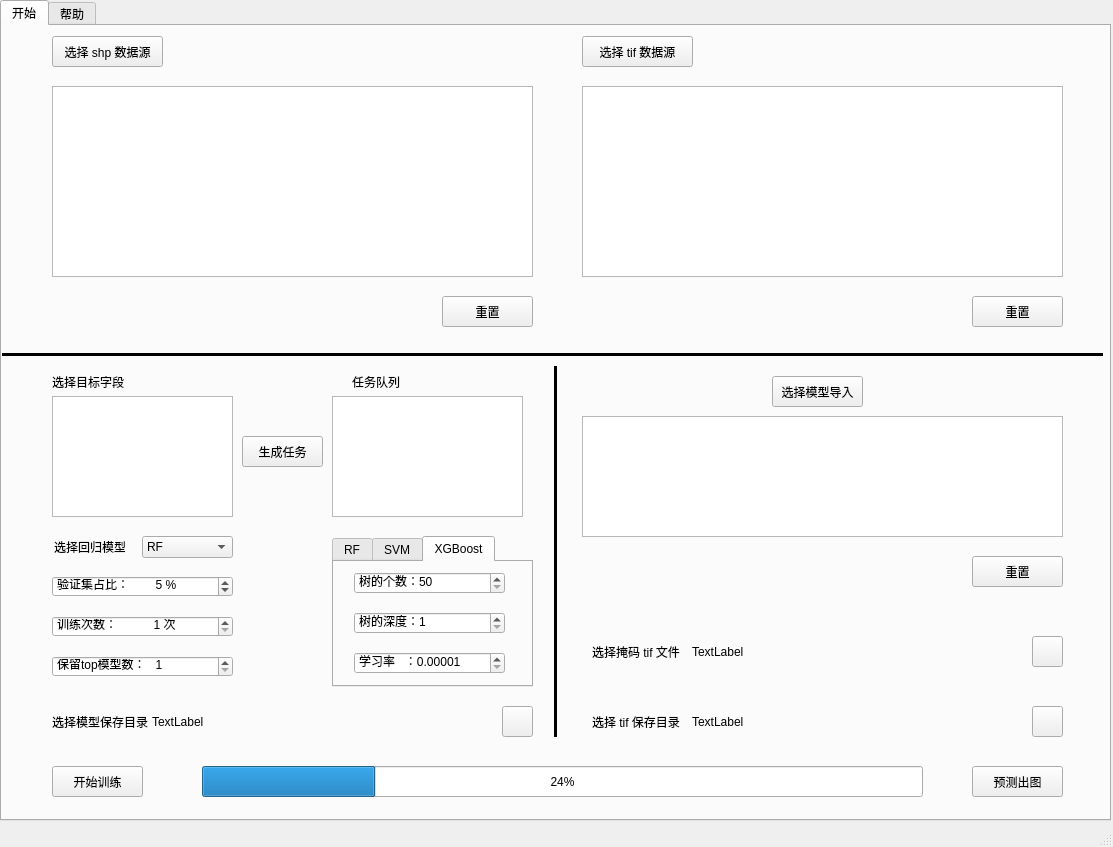
<?xml version="1.0" encoding="UTF-8"?>
<ui version="4.0">
 <class>mainWindow</class>
 <widget class="QMainWindow" name="mainWindow">
  <property name="geometry">
   <rect>
    <x>0</x>
    <y>0</y>
    <width>1113</width>
    <height>847</height>
   </rect>
  </property>
  <property name="windowTitle">
   <string>系统原型</string>
  </property>
  <property name="windowIcon">
   <iconset>
    <normaloff>C:/Users/MTF/.designer/resource/global.png</normaloff>C:/Users/MTF/.designer/resource/global.png</iconset>
  </property>
  <widget class="QWidget" name="centralwidget">
   <widget class="QTabWidget" name="tabWidget">
    <property name="geometry">
     <rect>
      <x>0</x>
      <y>0</y>
      <width>1111</width>
      <height>821</height>
     </rect>
    </property>
    <property name="currentIndex">
     <number>0</number>
    </property>
    <widget class="QWidget" name="tab_1">
     <attribute name="title">
      <string>开始</string>
     </attribute>
     <widget class="Line" name="line_1">
      <property name="geometry">
       <rect>
        <x>0</x>
        <y>320</y>
        <width>1101</width>
        <height>16</height>
       </rect>
      </property>
      <property name="frameShadow">
       <enum>QFrame::Plain</enum>
      </property>
      <property name="lineWidth">
       <number>3</number>
      </property>
      <property name="orientation">
       <enum>Qt::Horizontal</enum>
      </property>
     </widget>
     <widget class="Line" name="line_2">
      <property name="geometry">
       <rect>
        <x>543</x>
        <y>340</y>
        <width>20</width>
        <height>371</height>
       </rect>
      </property>
      <property name="frameShadow">
       <enum>QFrame::Plain</enum>
      </property>
      <property name="lineWidth">
       <number>3</number>
      </property>
      <property name="orientation">
       <enum>Qt::Vertical</enum>
      </property>
     </widget>
     <widget class="QPushButton" name="pushButton_1">
      <property name="geometry">
       <rect>
        <x>50</x>
        <y>10</y>
        <width>111</width>
        <height>31</height>
       </rect>
      </property>
      <property name="text">
       <string>选择 shp 数据源</string>
      </property>
     </widget>
     <widget class="QPushButton" name="pushButton_2">
      <property name="geometry">
       <rect>
        <x>580</x>
        <y>10</y>
        <width>111</width>
        <height>31</height>
       </rect>
      </property>
      <property name="text">
       <string>选择 tif 数据源</string>
      </property>
     </widget>
     <widget class="QListWidget" name="listWidget_1">
      <property name="geometry">
       <rect>
        <x>50</x>
        <y>60</y>
        <width>481</width>
        <height>191</height>
       </rect>
      </property>
     </widget>
     <widget class="QPushButton" name="pushButton_3">
      <property name="geometry">
       <rect>
        <x>440</x>
        <y>270</y>
        <width>91</width>
        <height>31</height>
       </rect>
      </property>
      <property name="text">
       <string>重置</string>
      </property>
     </widget>
     <widget class="QPushButton" name="pushButton_4">
      <property name="geometry">
       <rect>
        <x>970</x>
        <y>270</y>
        <width>91</width>
        <height>31</height>
       </rect>
      </property>
      <property name="text">
       <string>重置</string>
      </property>
     </widget>
     <widget class="QListWidget" name="listWidget_2">
      <property name="geometry">
       <rect>
        <x>580</x>
        <y>60</y>
        <width>481</width>
        <height>191</height>
       </rect>
      </property>
     </widget>
     <widget class="QLabel" name="label1">
      <property name="geometry">
       <rect>
        <x>50</x>
        <y>340</y>
        <width>81</width>
        <height>31</height>
       </rect>
      </property>
      <property name="text">
       <string>选择目标字段</string>
      </property>
     </widget>
     <widget class="QListWidget" name="listWidget_3">
      <property name="geometry">
       <rect>
        <x>50</x>
        <y>370</y>
        <width>181</width>
        <height>121</height>
       </rect>
      </property>
     </widget>
     <widget class="QPushButton" name="pushButton_5">
      <property name="geometry">
       <rect>
        <x>240</x>
        <y>410</y>
        <width>81</width>
        <height>31</height>
       </rect>
      </property>
      <property name="text">
       <string>生成任务</string>
      </property>
     </widget>
     <widget class="QListWidget" name="listWidget_4">
      <property name="geometry">
       <rect>
        <x>330</x>
        <y>370</y>
        <width>191</width>
        <height>121</height>
       </rect>
      </property>
     </widget>
     <widget class="QLabel" name="label_2">
      <property name="geometry">
       <rect>
        <x>350</x>
        <y>340</y>
        <width>81</width>
        <height>31</height>
       </rect>
      </property>
      <property name="text">
       <string>任务队列</string>
      </property>
     </widget>
     <widget class="QComboBox" name="comboBox">
      <property name="geometry">
       <rect>
        <x>140</x>
        <y>510</y>
        <width>91</width>
        <height>22</height>
       </rect>
      </property>
      <item>
       <property name="text">
        <string>RF</string>
       </property>
      </item>
      <item>
       <property name="text">
        <string>SVM</string>
       </property>
      </item>
      <item>
       <property name="text">
        <string>XGBoost</string>
       </property>
      </item>
     </widget>
     <widget class="QLabel" name="label_3">
      <property name="geometry">
       <rect>
        <x>52</x>
        <y>505</y>
        <width>71</width>
        <height>31</height>
       </rect>
      </property>
      <property name="text">
       <string>选择回归模型</string>
      </property>
     </widget>
     <widget class="QTabWidget" name="tabWidget_2">
      <property name="geometry">
       <rect>
        <x>330</x>
        <y>510</y>
        <width>201</width>
        <height>151</height>
       </rect>
      </property>
      <property name="currentIndex">
       <number>2</number>
      </property>
      <widget class="QWidget" name="tab_21">
       <attribute name="title">
        <string>RF</string>
       </attribute>
       <widget class="QSpinBox" name="spinBox_1">
        <property name="geometry">
         <rect>
          <x>20</x>
          <y>10</y>
          <width>151</width>
          <height>22</height>
         </rect>
        </property>
        <property name="prefix">
         <string>树的个数：</string>
        </property>
        <property name="minimum">
         <number>50</number>
        </property>
        <property name="maximum">
         <number>2000</number>
        </property>
        <property name="singleStep">
         <number>50</number>
        </property>
       </widget>
       <widget class="QSpinBox" name="spinBox_2">
        <property name="geometry">
         <rect>
          <x>20</x>
          <y>50</y>
          <width>151</width>
          <height>22</height>
         </rect>
        </property>
        <property name="prefix">
         <string>最大特征数：</string>
        </property>
        <property name="minimum">
         <number>1</number>
        </property>
       </widget>
       <widget class="QSpinBox" name="spinBox_3">
        <property name="geometry">
         <rect>
          <x>20</x>
          <y>90</y>
          <width>151</width>
          <height>22</height>
         </rect>
        </property>
        <property name="prefix">
         <string>树的深度：</string>
        </property>
        <property name="minimum">
         <number>1</number>
        </property>
       </widget>
      </widget>
      <widget class="QWidget" name="tab_22">
       <attribute name="title">
        <string>SVM</string>
       </attribute>
       <widget class="QComboBox" name="comboBox_2">
        <property name="geometry">
         <rect>
          <x>80</x>
          <y>10</y>
          <width>91</width>
          <height>22</height>
         </rect>
        </property>
        <item>
         <property name="text">
          <string>rbf</string>
         </property>
        </item>
        <item>
         <property name="text">
          <string>linear</string>
         </property>
        </item>
       </widget>
       <widget class="QLabel" name="label_4">
        <property name="geometry">
         <rect>
          <x>20</x>
          <y>10</y>
          <width>41</width>
          <height>21</height>
         </rect>
        </property>
        <property name="text">
         <string>kernel：</string>
        </property>
       </widget>
       <widget class="QLabel" name="label_5">
        <property name="geometry">
         <rect>
          <x>20</x>
          <y>50</y>
          <width>61</width>
          <height>21</height>
         </rect>
        </property>
        <property name="text">
         <string>gamma：</string>
        </property>
       </widget>
       <widget class="QComboBox" name="comboBox_3">
        <property name="geometry">
         <rect>
          <x>80</x>
          <y>50</y>
          <width>91</width>
          <height>22</height>
         </rect>
        </property>
        <item>
         <property name="text">
          <string>scale</string>
         </property>
        </item>
        <item>
         <property name="text">
          <string>auto</string>
         </property>
        </item>
       </widget>
       <widget class="QDoubleSpinBox" name="doubleSpinBox_1">
        <property name="geometry">
         <rect>
          <x>20</x>
          <y>90</y>
          <width>151</width>
          <height>22</height>
         </rect>
        </property>
        <property name="prefix">
         <string>C：          </string>
        </property>
        <property name="suffix">
         <string/>
        </property>
        <property name="decimals">
         <number>5</number>
        </property>
        <property name="minimum">
         <double>0.000000000000000</double>
        </property>
        <property name="maximum">
         <double>99.999989999999997</double>
        </property>
       </widget>
      </widget>
      <widget class="QWidget" name="tab_23">
       <attribute name="title">
        <string>XGBoost</string>
       </attribute>
       <widget class="QSpinBox" name="spinBox_4">
        <property name="geometry">
         <rect>
          <x>20</x>
          <y>10</y>
          <width>151</width>
          <height>22</height>
         </rect>
        </property>
        <property name="prefix">
         <string>树的个数：</string>
        </property>
        <property name="minimum">
         <number>50</number>
        </property>
        <property name="maximum">
         <number>2000</number>
        </property>
        <property name="singleStep">
         <number>50</number>
        </property>
       </widget>
       <widget class="QSpinBox" name="spinBox_5">
        <property name="geometry">
         <rect>
          <x>20</x>
          <y>50</y>
          <width>151</width>
          <height>22</height>
         </rect>
        </property>
        <property name="prefix">
         <string>树的深度：</string>
        </property>
        <property name="minimum">
         <number>1</number>
        </property>
       </widget>
       <widget class="QDoubleSpinBox" name="doubleSpinBox_2">
        <property name="geometry">
         <rect>
          <x>20</x>
          <y>90</y>
          <width>151</width>
          <height>22</height>
         </rect>
        </property>
        <property name="prefix">
         <string>学习率   ：</string>
        </property>
        <property name="suffix">
         <string/>
        </property>
        <property name="decimals">
         <number>5</number>
        </property>
        <property name="minimum">
         <double>0.000010000000000</double>
        </property>
        <property name="maximum">
         <double>99.999989999999997</double>
        </property>
        <property name="value">
         <double>0.000010000000000</double>
        </property>
       </widget>
      </widget>
     </widget>
     <widget class="QSpinBox" name="spinBox_6">
      <property name="geometry">
       <rect>
        <x>50</x>
        <y>550</y>
        <width>181</width>
        <height>21</height>
       </rect>
      </property>
      <property name="suffix">
       <string> %</string>
      </property>
      <property name="prefix">
       <string>验证集占比：        </string>
      </property>
      <property name="minimum">
       <number>1</number>
      </property>
      <property name="maximum">
       <number>100</number>
      </property>
      <property name="singleStep">
       <number>5</number>
      </property>
      <property name="value">
       <number>5</number>
      </property>
     </widget>
     <widget class="QSpinBox" name="spinBox_7">
      <property name="geometry">
       <rect>
        <x>50</x>
        <y>590</y>
        <width>181</width>
        <height>21</height>
       </rect>
      </property>
      <property name="suffix">
       <string> 次</string>
      </property>
      <property name="prefix">
       <string>训练次数：           </string>
      </property>
      <property name="minimum">
       <number>1</number>
      </property>
      <property name="maximum">
       <number>100</number>
      </property>
      <property name="singleStep">
       <number>1</number>
      </property>
      <property name="value">
       <number>1</number>
      </property>
     </widget>
     <widget class="QSpinBox" name="spinBox_8">
      <property name="geometry">
       <rect>
        <x>50</x>
        <y>630</y>
        <width>181</width>
        <height>21</height>
       </rect>
      </property>
      <property name="suffix">
       <string> </string>
      </property>
      <property name="prefix">
       <string>保留top模型数：   </string>
      </property>
      <property name="minimum">
       <number>1</number>
      </property>
      <property name="maximum">
       <number>999</number>
      </property>
      <property name="singleStep">
       <number>1</number>
      </property>
      <property name="value">
       <number>1</number>
      </property>
     </widget>
     <widget class="QLabel" name="label_6">
      <property name="geometry">
       <rect>
        <x>50</x>
        <y>680</y>
        <width>101</width>
        <height>31</height>
       </rect>
      </property>
      <property name="text">
       <string>选择模型保存目录</string>
      </property>
     </widget>
     <widget class="QLabel" name="label_7">
      <property name="geometry">
       <rect>
        <x>150</x>
        <y>680</y>
        <width>341</width>
        <height>31</height>
       </rect>
      </property>
      <property name="text">
       <string>TextLabel</string>
      </property>
      <property name="margin">
       <number>1</number>
      </property>
     </widget>
     <widget class="QPushButton" name="pushButton_6">
      <property name="geometry">
       <rect>
        <x>500</x>
        <y>680</y>
        <width>31</width>
        <height>31</height>
       </rect>
      </property>
      <property name="text">
       <string/>
      </property>
     </widget>
     <widget class="QPushButton" name="pushButton_7">
      <property name="geometry">
       <rect>
        <x>50</x>
        <y>740</y>
        <width>91</width>
        <height>31</height>
       </rect>
      </property>
      <property name="text">
       <string>开始训练</string>
      </property>
     </widget>
     <widget class="QProgressBar" name="progressBar">
      <property name="geometry">
       <rect>
        <x>200</x>
        <y>740</y>
        <width>721</width>
        <height>31</height>
       </rect>
      </property>
      <property name="value">
       <number>24</number>
      </property>
     </widget>
     <widget class="QPushButton" name="pushButton_8">
      <property name="geometry">
       <rect>
        <x>770</x>
        <y>350</y>
        <width>91</width>
        <height>31</height>
       </rect>
      </property>
      <property name="text">
       <string>选择模型导入</string>
      </property>
     </widget>
     <widget class="QListWidget" name="listWidget_5">
      <property name="geometry">
       <rect>
        <x>580</x>
        <y>390</y>
        <width>481</width>
        <height>121</height>
       </rect>
      </property>
     </widget>
     <widget class="QPushButton" name="pushButton_9">
      <property name="geometry">
       <rect>
        <x>970</x>
        <y>530</y>
        <width>91</width>
        <height>31</height>
       </rect>
      </property>
      <property name="text">
       <string>重置</string>
      </property>
     </widget>
     <widget class="QLabel" name="label_8">
      <property name="geometry">
       <rect>
        <x>590</x>
        <y>610</y>
        <width>101</width>
        <height>31</height>
       </rect>
      </property>
      <property name="text">
       <string>选择掩码 tif 文件</string>
      </property>
     </widget>
     <widget class="QLabel" name="label_9">
      <property name="geometry">
       <rect>
        <x>690</x>
        <y>610</y>
        <width>331</width>
        <height>31</height>
       </rect>
      </property>
      <property name="text">
       <string>TextLabel</string>
      </property>
      <property name="margin">
       <number>1</number>
      </property>
     </widget>
     <widget class="QPushButton" name="pushButton_10">
      <property name="geometry">
       <rect>
        <x>1030</x>
        <y>610</y>
        <width>31</width>
        <height>31</height>
       </rect>
      </property>
      <property name="text">
       <string/>
      </property>
     </widget>
     <widget class="QPushButton" name="pushButton_12">
      <property name="geometry">
       <rect>
        <x>970</x>
        <y>740</y>
        <width>91</width>
        <height>31</height>
       </rect>
      </property>
      <property name="text">
       <string>预测出图</string>
      </property>
     </widget>
     <widget class="QLabel" name="label_10">
      <property name="geometry">
       <rect>
        <x>590</x>
        <y>680</y>
        <width>91</width>
        <height>31</height>
       </rect>
      </property>
      <property name="text">
       <string>选择 tif 保存目录</string>
      </property>
     </widget>
     <widget class="QLabel" name="label_11">
      <property name="geometry">
       <rect>
        <x>690</x>
        <y>680</y>
        <width>331</width>
        <height>31</height>
       </rect>
      </property>
      <property name="text">
       <string>TextLabel</string>
      </property>
      <property name="margin">
       <number>1</number>
      </property>
     </widget>
     <widget class="QPushButton" name="pushButton_11">
      <property name="geometry">
       <rect>
        <x>1030</x>
        <y>680</y>
        <width>31</width>
        <height>31</height>
       </rect>
      </property>
      <property name="text">
       <string/>
      </property>
     </widget>
    </widget>
    <widget class="QWidget" name="tab_2">
     <attribute name="title">
      <string>帮助</string>
     </attribute>
    </widget>
   </widget>
  </widget>
  <widget class="QStatusBar" name="statusbar"/>
 </widget>
 <resources/>
 <connections/>
</ui>
